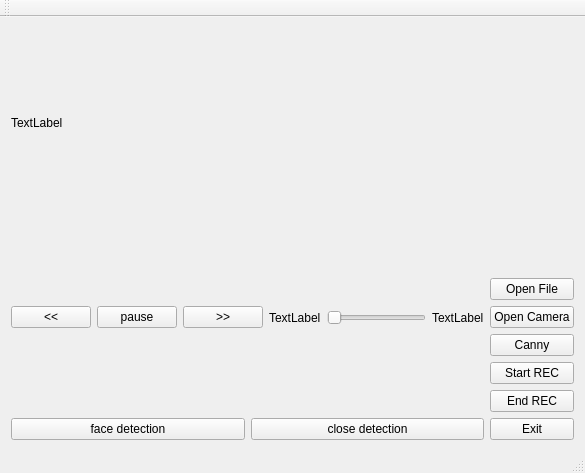
<?xml version="1.0" encoding="UTF-8"?>
<ui version="4.0">
 <class>MainWindow</class>
 <widget class="QMainWindow" name="MainWindow">
  <property name="geometry">
   <rect>
    <x>0</x>
    <y>0</y>
    <width>585</width>
    <height>473</height>
   </rect>
  </property>
  <property name="windowTitle">
   <string>MainWindow</string>
  </property>
  <widget class="QWidget" name="centralWidget">
   <layout class="QHBoxLayout" name="horizontalLayout_5">
    <item>
     <layout class="QVBoxLayout" name="verticalLayout_2">
      <item>
       <widget class="QLabel" name="label">
        <property name="text">
         <string>TextLabel</string>
        </property>
       </widget>
      </item>
      <item>
       <layout class="QHBoxLayout" name="horizontalLayout_2">
        <item>
         <layout class="QHBoxLayout" name="horizontalLayout">
          <item>
           <widget class="QPushButton" name="pushButton_backward">
            <property name="text">
             <string>&lt;&lt;</string>
            </property>
           </widget>
          </item>
          <item>
           <widget class="QPushButton" name="pushButton_pause">
            <property name="text">
             <string>pause</string>
            </property>
           </widget>
          </item>
          <item>
           <widget class="QPushButton" name="pushButton_forward">
            <property name="text">
             <string>&gt;&gt;</string>
            </property>
           </widget>
          </item>
         </layout>
        </item>
        <item>
         <widget class="QLabel" name="now">
          <property name="text">
           <string>TextLabel</string>
          </property>
         </widget>
        </item>
        <item>
         <widget class="QSlider" name="horizontalSlider">
          <property name="orientation">
           <enum>Qt::Horizontal</enum>
          </property>
         </widget>
        </item>
        <item>
         <widget class="QLabel" name="end">
          <property name="text">
           <string>TextLabel</string>
          </property>
         </widget>
        </item>
       </layout>
      </item>
      <item>
       <layout class="QHBoxLayout" name="horizontalLayout_4">
        <item>
         <widget class="QPushButton" name="pushButton_detect">
          <property name="text">
           <string>face detection</string>
          </property>
         </widget>
        </item>
        <item>
         <widget class="QPushButton" name="pushButton_noDetect">
          <property name="text">
           <string>close detection</string>
          </property>
         </widget>
        </item>
       </layout>
      </item>
     </layout>
    </item>
    <item>
     <layout class="QVBoxLayout" name="verticalLayout">
      <item>
       <layout class="QHBoxLayout" name="horizontalLayout_3">
        <item>
         <spacer name="verticalSpacer">
          <property name="orientation">
           <enum>Qt::Vertical</enum>
          </property>
          <property name="sizeHint" stdset="0">
           <size>
            <width>20</width>
            <height>40</height>
           </size>
          </property>
         </spacer>
        </item>
       </layout>
      </item>
      <item>
       <widget class="QPushButton" name="pushButton">
        <property name="text">
         <string>Open File</string>
        </property>
       </widget>
      </item>
      <item>
       <widget class="QPushButton" name="pushButton_2">
        <property name="text">
         <string>Open Camera</string>
        </property>
       </widget>
      </item>
      <item>
       <widget class="QPushButton" name="pushButton_3">
        <property name="text">
         <string>Canny</string>
        </property>
       </widget>
      </item>
      <item>
       <widget class="QPushButton" name="pushButton_4">
        <property name="text">
         <string>Start REC</string>
        </property>
       </widget>
      </item>
      <item>
       <widget class="QPushButton" name="pushButton_5">
        <property name="text">
         <string>End REC</string>
        </property>
       </widget>
      </item>
      <item>
       <widget class="QPushButton" name="pushButton_6">
        <property name="text">
         <string>Exit</string>
        </property>
       </widget>
      </item>
     </layout>
    </item>
   </layout>
  </widget>
  <widget class="QMenuBar" name="menuBar">
   <property name="geometry">
    <rect>
     <x>0</x>
     <y>0</y>
     <width>585</width>
     <height>23</height>
    </rect>
   </property>
  </widget>
  <widget class="QToolBar" name="mainToolBar">
   <attribute name="toolBarArea">
    <enum>TopToolBarArea</enum>
   </attribute>
   <attribute name="toolBarBreak">
    <bool>false</bool>
   </attribute>
  </widget>
  <widget class="QStatusBar" name="statusBar"/>
 </widget>
 <layoutdefault spacing="6" margin="11"/>
 <resources/>
 <connections/>
</ui>
